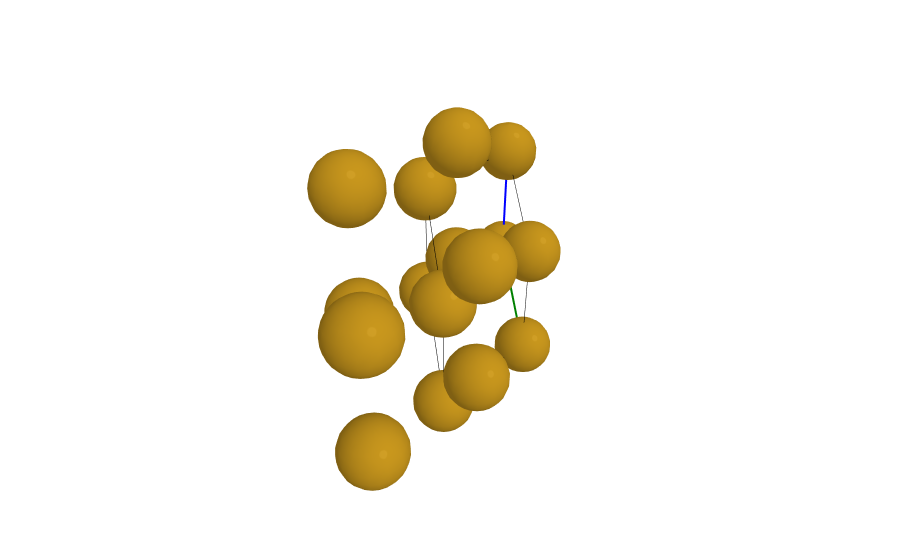

The code cell stored with this chart in its notebook:
### Code cell
fig = Figure()
fig.add_structure(struct, supercell=[2, 2, 2])
fig.add_unitcell(struct)

fig.show()

### Figure 1 — Plotly figure (JSON) as saved in the notebook; plotly's stock layout.template omitted (floating-point values rounded to 4 significant figures; data arrays with more than 128 entries replaced by an {"elided": "..."} marker saying what was removed)
{"data": [{"alphahull": 0, "cmin": -7, "color": "rgba(211, 159, 031, 1.0)", "flatshading": false, "lighting": {"ambient": 0.6, "diffuse": 0.35, "facenormalsepsilon": 1e-15, "fresnel": 0.05, "roughness": 0.05, "specular": 0.03, "vertexnormalsepsilon": 1e-15}, "lightposition": {"x": 100, "y": 100, "z": 0}, "type": "mesh3d", "x": {"elided": "288 float values"}, "y": {"elided": "288 float values"}, "z": {"elided": "288 float values"}}, {"alphahull": 0, "cmin": -7, "color": "rgba(211, 159, 031, 1.0)", "flatshading": false, "lighting": {"ambient": 0.6, "diffuse": 0.35, "facenormalsepsilon": 1e-15, "fresnel": 0.05, "roughness": 0.05, "specular": 0.03, "vertexnormalsepsilon": 1e-15}, "lightposition": {"x": 100, "y": 100, "z": 0}, "type": "mesh3d", "x": {"elided": "288 float values"}, "y": {"elided": "288 float values"}, "z": {"elided": "288 float values"}}, {"alphahull": 0, "cmin": -7, "color": "rgba(211, 159, 031, 1.0)", "flatshading": false, "lighting": {"ambient": 0.6, "diffuse": 0.35, "facenormalsepsilon": 1e-15, "fresnel": 0.05, "roughness": 0.05, "specular": 0.03, "vertexnormalsepsilon": 1e-15}, "lightposition": {"x": 100, "y": 100, "z": 0}, "type": "mesh3d", "x": {"elided": "288 float values"}, "y": {"elided": "288 float values"}, "z": {"elided": "288 float values"}}, {"alphahull": 0, "cmin": -7, "color": "rgba(211, 159, 031, 1.0)", "flatshading": false, "lighting": {"ambient": 0.6, "diffuse": 0.35, "facenormalsepsilon": 1e-15, "fresnel": 0.05, "roughness": 0.05, "specular": 0.03, "vertexnormalsepsilon": 1e-15}, "lightposition": {"x": 100, "y": 100, "z": 0}, "type": "mesh3d", "x": {"elided": "288 float values"}, "y": {"elided": "288 float values"}, "z": {"elided": "288 float values"}}, {"alphahull": 0, "cmin": -7, "color": "rgba(211, 159, 031, 1.0)", "flatshading": false, "lighting": {"ambient": 0.6, "diffuse": 0.35, "facenormalsepsilon": 1e-15, "fresnel": 0.05, "roughness": 0.05, "specular": 0.03, "vertexnormalsepsilon": 1e-15}, "lightposition": {"x": 100, "y": 100, "z": 0}, "type": "mesh3d", "x": {"elided": "288 float values"}, "y": {"elided": "288 float values"}, "z": {"elided": "288 float values"}}, {"alphahull": 0, "cmin": -7, "color": "rgba(211, 159, 031, 1.0)", "flatshading": false, "lighting": {"ambient": 0.6, "diffuse": 0.35, "facenormalsepsilon": 1e-15, "fresnel": 0.05, "roughness": 0.05, "specular": 0.03, "vertexnormalsepsilon": 1e-15}, "lightposition": {"x": 100, "y": 100, "z": 0}, "type": "mesh3d", "x": {"elided": "288 float values"}, "y": {"elided": "288 float values"}, "z": {"elided": "288 float values"}}, {"alphahull": 0, "cmin": -7, "color": "rgba(211, 159, 031, 1.0)", "flatshading": false, "lighting": {"ambient": 0.6, "diffuse": 0.35, "facenormalsepsilon": 1e-15, "fresnel": 0.05, "roughness": 0.05, "specular": 0.03, "vertexnormalsepsilon": 1e-15}, "lightposition": {"x": 100, "y": 100, "z": 0}, "type": "mesh3d", "x": {"elided": "288 float values"}, "y": {"elided": "288 float values"}, "z": {"elided": "288 float values"}}, {"alphahull": 0, "cmin": -7, "color": "rgba(211, 159, 031, 1.0)", "flatshading": false, "lighting": {"ambient": 0.6, "diffuse": 0.35, "facenormalsepsilon": 1e-15, "fresnel": 0.05, "roughness": 0.05, "specular": 0.03, "vertexnormalsepsilon": 1e-15}, "lightposition": {"x": 100, "y": 100, "z": 0}, "type": "mesh3d", "x": {"elided": "288 float values"}, "y": {"elided": "288 float values"}, "z": {"elided": "288 float values"}}, {"alphahull": 0, "cmin": -7, "color": "rgba(211, 159, 031, 1.0)", "flatshading": false, "lighting": {"ambient": 0.6, "diffuse": 0.35, "facenormalsepsilon": 1e-15, "fresnel": 0.05, "roughness": 0.05, "specular": 0.03, "vertexnormalsepsilon": 1e-15}, "lightposition": {"x": 100, "y": 100, "z": 0}, "type": "mesh3d", "x": {"elided": "288 float values"}, "y": {"elided": "288 float values"}, "z": {"elided": "288 float values"}}, {"alphahull": 0, "cmin": -7, "color": "rgba(211, 159, 031, 1.0)", "flatshading": false, "lighting": {"ambient": 0.6, "diffuse": 0.35, "facenormalsepsilon": 1e-15, "fresnel": 0.05, "roughness": 0.05, "specular": 0.03, "vertexnormalsepsilon": 1e-15}, "lightposition": {"x": 100, "y": 100, "z": 0}, "type": "mesh3d", "x": {"elided": "288 float values"}, "y": {"elided": "288 float values"}, "z": {"elided": "288 float values"}}, {"alphahull": 0, "cmin": -7, "color": "rgba(211, 159, 031, 1.0)", "flatshading": false, "lighting": {"ambient": 0.6, "diffuse": 0.35, "facenormalsepsilon": 1e-15, "fresnel": 0.05, "roughness": 0.05, "specular": 0.03, "vertexnormalsepsilon": 1e-15}, "lightposition": {"x": 100, "y": 100, "z": 0}, "type": "mesh3d", "x": {"elided": "288 float values"}, "y": {"elided": "288 float values"}, "z": {"elided": "288 float values"}}, {"alphahull": 0, "cmin": -7, "color": "rgba(211, 159, 031, 1.0)", "flatshading": false, "lighting": {"ambient": 0.6, "diffuse": 0.35, "facenormalsepsilon": 1e-15, "fresnel": 0.05, "roughness": 0.05, "specular": 0.03, "vertexnormalsepsilon": 1e-15}, "lightposition": {"x": 100, "y": 100, "z": 0}, "type": "mesh3d", "x": {"elided": "288 float values"}, "y": {"elided": "288 float values"}, "z": {"elided": "288 float values"}}, {"alphahull": 0, "cmin": -7, "color": "rgba(211, 159, 031, 1.0)", "flatshading": false, "lighting": {"ambient": 0.6, "diffuse": 0.35, "facenormalsepsilon": 1e-15, "fresnel": 0.05, "roughness": 0.05, "specular": 0.03, "vertexnormalsepsilon": 1e-15}, "lightposition": {"x": 100, "y": 100, "z": 0}, "type": "mesh3d", "x": {"elided": "288 float values"}, "y": {"elided": "288 float values"}, "z": {"elided": "288 float values"}}, {"alphahull": 0, "cmin": -7, "color": "rgba(211, 159, 031, 1.0)", "flatshading": false, "lighting": {"ambient": 0.6, "diffuse": 0.35, "facenormalsepsilon": 1e-15, "fresnel": 0.05, "roughness": 0.05, "specular": 0.03, "vertexnormalsepsilon": 1e-15}, "lightposition": {"x": 100, "y": 100, "z": 0}, "type": "mesh3d", "x": {"elided": "288 float values"}, "y": {"elided": "288 float values"}, "z": {"elided": "288 float values"}}, {"alphahull": 0, "cmin": -7, "color": "rgba(211, 159, 031, 1.0)", "flatshading": false, "lighting": {"ambient": 0.6, "diffuse": 0.35, "facenormalsepsilon": 1e-15, "fresnel": 0.05, "roughness": 0.05, "specular": 0.03, "vertexnormalsepsilon": 1e-15}, "lightposition": {"x": 100, "y": 100, "z": 0}, "type": "mesh3d", "x": {"elided": "288 float values"}, "y": {"elided": "288 float values"}, "z": {"elided": "288 float values"}}, {"alphahull": 0, "cmin": -7, "color": "rgba(211, 159, 031, 1.0)", "flatshading": false, "lighting": {"ambient": 0.6, "diffuse": 0.35, "facenormalsepsilon": 1e-15, "fresnel": 0.05, "roughness": 0.05, "specular": 0.03, "vertexnormalsepsilon": 1e-15}, "lightposition": {"x": 100, "y": 100, "z": 0}, "type": "mesh3d", "x": {"elided": "288 float values"}, "y": {"elided": "288 float values"}, "z": {"elided": "288 float values"}}, {"line": {"color": "red", "width": 4}, "mode": "lines+text", "text": [null, "a"], "type": "scatter3d", "x": [0, 3.84], "y": [0, 0], "z": [0, 2.351e-16]}, {"line": {"color": "green", "width": 4}, "mode": "lines+text", "text": [null, "b"], "type": "scatter3d", "x": [0, 1.92], "y": [0, 2.715], "z": [0, -1.92]}, {"line": {"color": "blue", "width": 4}, "mode": "lines+text", "text": [null, "c"], "type": "scatter3d", "x": [0, 0], "y": [0, 0], "z": [0, 3.84]}, {"line": {"color": "black", "width": 1}, "mode": "lines", "type": "scatter3d", "x": [3.84, 5.76], "y": [0, 2.715], "z": [2.351e-16, -1.92]}, {"line": {"color": "black", "width": 1}, "mode": "lines", "type": "scatter3d", "x": [3.84, 3.84], "y": [0, 0], "z": [2.351e-16, 3.84]}, {"line": {"color": "black", "width": 1}, "mode": "lines", "type": "scatter3d", "x": [1.92, 5.76], "y": [2.715, 2.715], "z": [-1.92, -1.92]}, {"line": {"color": "black", "width": 1}, "mode": "lines", "type": "scatter3d", "x": [1.92, 1.92], "y": [2.715, 2.715], "z": [-1.92, 1.92]}, {"line": {"color": "black", "width": 1}, "mode": "lines", "type": "scatter3d", "x": [0, 3.84], "y": [0, 0], "z": [3.84, 3.84]}, {"line": {"color": "black", "width": 1}, "mode": "lines", "type": "scatter3d", "x": [0, 1.92], "y": [0, 2.715], "z": [3.84, 1.92]}, {"line": {"color": "black", "width": 1}, "mode": "lines", "type": "scatter3d", "x": [5.76, 5.76], "y": [2.715, 2.715], "z": [-1.92, 1.92]}, {"line": {"color": "black", "width": 1}, "mode": "lines", "type": "scatter3d", "x": [1.92, 5.76], "y": [2.715, 2.715], "z": [1.92, 1.92]}, {"line": {"color": "black", "width": 1}, "mode": "lines", "type": "scatter3d", "x": [3.84, 5.76], "y": [0, 2.715], "z": [3.84, 1.92]}], "layout": {"dragmode": "orbit", "hovermode": false, "margin": {"b": 0, "l": 0, "r": 0, "t": 0}, "scene": {"aspectmode": "data", "xaxis": {"showbackground": false, "showgrid": false, "showline": false, "showspikes": false, "showticklabels": false, "ticks": "", "title": {"text": ""}, "zeroline": false}, "yaxis": {"showbackground": false, "showgrid": false, "showline": false, "showspikes": false, "showticklabels": false, "ticks": "", "title": {"text": ""}, "zeroline": false}, "zaxis": {"showbackground": false, "showgrid": false, "showline": false, "showspikes": false, "showticklabels": false, "ticks": "", "title": {"text": ""}, "zeroline": false}}, "showlegend": false}}
